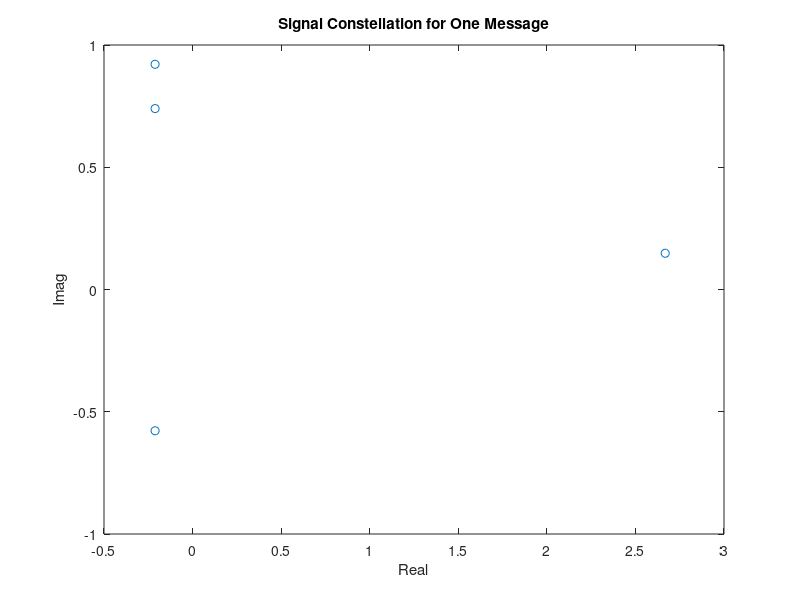

Recreate this plot in MATLAB.
T = csvread('data.csv');

Real = T(:,1:52);
Image = T(:, 53:104);

Complex = complex(Real, Image);



plot(Complex(41:44), 'o')
ylabel('Imag')
xlabel('Real')
title('Signal Constellation for One Message')
